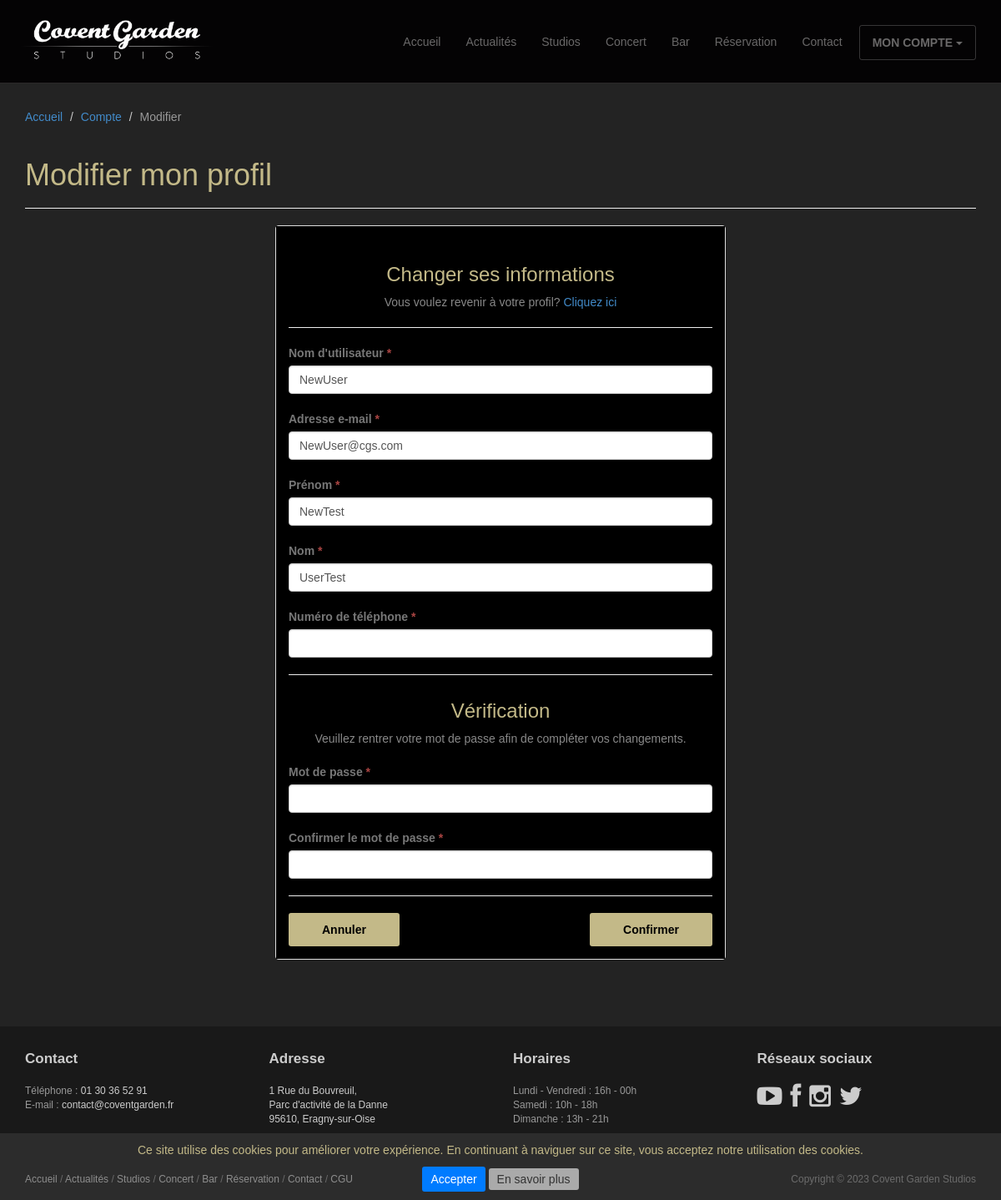
The app's page /compte/modifier/ (signed in), older data.
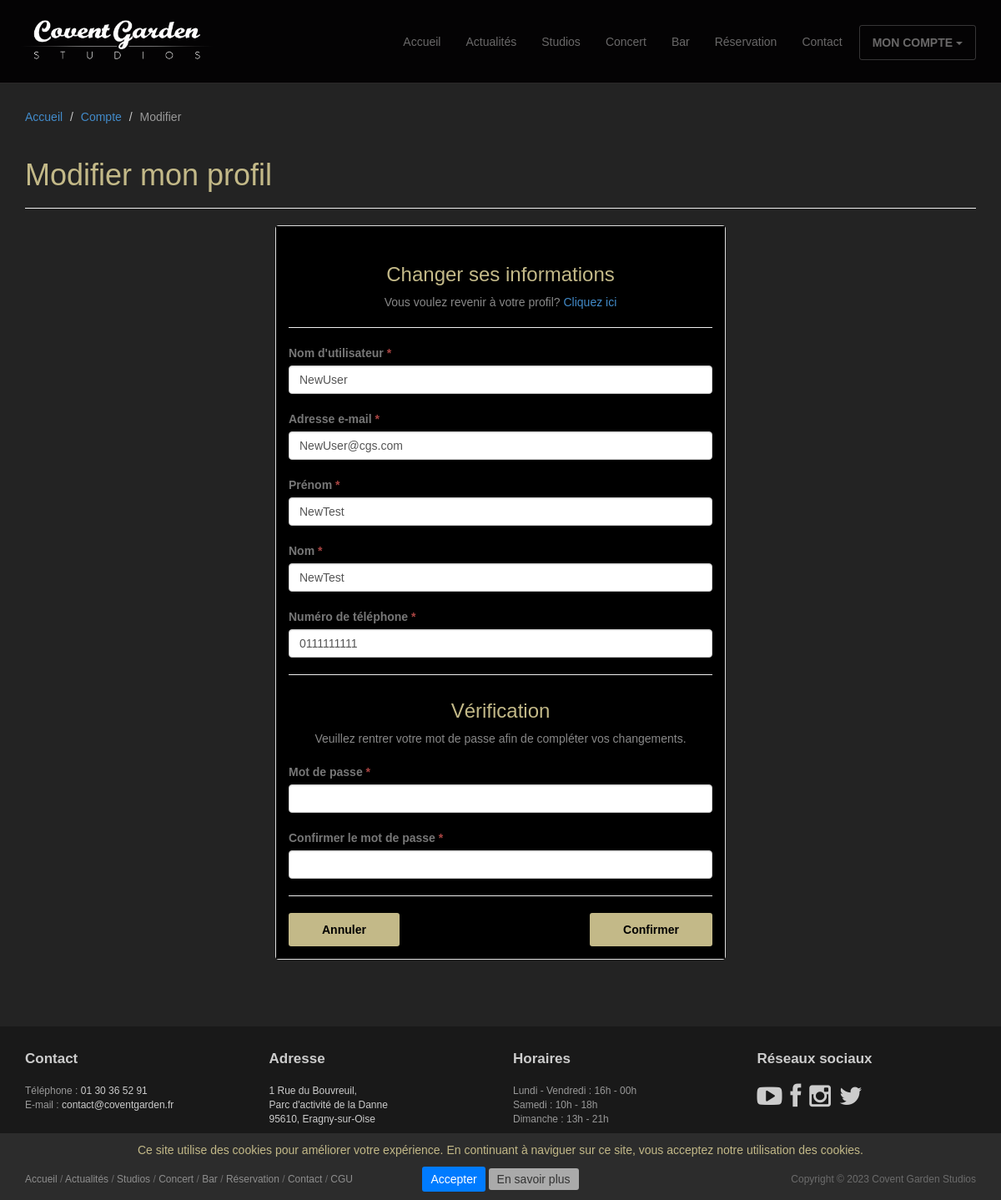
The same page, newer data.
### studios/models.py (models this page shows, shortened)
class CustomUser(AbstractUser):
    username = MODEL_USERNAME
    email = MODEL_EMAIL
    last_name = MODEL_LAST_NAME
    first_name = MODEL_FIRST_NAME
    phone = MODEL_PHONE
    password = MODEL_PASSWORD
    password_confirm = MODEL_PASSWORD_CONFIRM

### studios/views.py (the view, shortened to what this page needs)
# urls.py: path('compte/modifier/', views.ProfileUpdateView.as_view(), name='profile_update'),
class ProfileUpdateView(LoginRequiredMixin, View):
    redirect_field_name = ''
    form_class = ProfileUpdateForm
    form_confirm_class = ProfileUpdateConfirmForm
    template_name = "profile/profile_update.html"
    context = {
        "title": "Modifier mon profil",
        "breadcrumb": [
            {"view": "home", "name": "Accueil"},
            {"view": "profile_detail", "name": "Compte"},
            {"view": None, "name": "Modifier"}],
    }
    def get(self, request):
        self.context["form"] = self.form_class(user=request.user, instance=request.user)
        self.context["form_confirm"] = self.form_confirm_class(user=request.user)
        return render(request, self.template_name, self.context)

### studios/forms.py (shortened to what this page needs)
class ProfileUpdateForm(forms.ModelForm):
    class Meta:
        model = CustomUser
        fields = ('username', 'email', 'last_name', 'first_name', 'phone')
    def __init__(self, user, *args, **kwargs):
        self.user = user
        super().__init__(*args, **kwargs)
        for visible in self.visible_fields():
            visible.field.widget.attrs['class'] = 'form-control'

class ProfileUpdateConfirmForm(forms.Form):
    error_messages = {
        'password_match': "Le mot de passe ne correspond pas au mot de passe défini.",
        'password_mismatch': "Les deux mots de passes ne correspondent pas.",
    }
    password = FORM_PASSWORD
    password_confirm = FORM_PASSWORD_CONFIRM
    def __init__(self, user, *args, **kwargs):
        self.user = user
        super().__init__(*args, **kwargs)
        for visible in self.visible_fields():
            visible.field.widget.attrs['class'] = 'form-control'

### studios/templates/profile/profile_update.html (shortened to what this page needs)
{% extends 'base/base.html' %}
{% load static %}
{% block header %}
<header id="head" class="secondary"></header>
{% endblock %}
{% block page_header %}
<header class="page-header">
	<h1 class="page-title">{{title}}</h1>
</header>
{% endblock %}
{% block content %}
<form method="post">
	<div class="col-md-6 col-md-offset-3 col-sm-8 col-sm-offset-2">
		<div class="panel panel-default">
			<div class="panel-body">
				<h3 class="thin text-center">Changer ses informations</h3>
				<p class="text-center text-muted">Vous voulez revenir à votre profil? <a href="{% url 'profile_detail' %}">Cliquez ici</a></p>
				<hr>
				{% include "base/base_form.html" %}
				<hr>
				<h3 class="thin text-center">Vérification</h3>
				<p class="text-center text-muted">Veuillez rentrer votre mot de passe afin de compléter vos changements.</a></p>
				{% include "base/base_form_confirm.html" %}
				<hr>
				<div class="row">
					<div class="col-lg-6 text-left">
						<button class="btn btn-action" type="button" onclick="window.location.href='{% url 'profile_detail' %}'">Annuler</button>
					</div>
					<div class="col-lg-6 text-right">
						<button class="btn btn-action" type="submit">Confirmer</button>
					</div>
				</div>
			</div>
		</div>
	</div>
</form>
{% endblock %}

### studios/templates/base/base_form.html (shortened to what this page needs)
{% for field in form %}
	<div class="top-margin">
		<label for="{{ field.id_for_label }}">
			{{ field.label }}
			{% if field.field.required %}<span class="text-danger">*</span>{% endif %}
		</label>
		{{ field }}
	</div>
{% endfor %}

### studios/templates/base/base_form_confirm.html (shortened to what this page needs)
{% for field in form_confirm %}
	<div class="top-margin">
		<label for="{{ field.id_for_label }}">
			{{ field.label }}
			{% if field.field.required %}<span class="text-danger">*</span>{% endif %}
		</label>
		{{ field }}
	</div>
{% endfor %}

Row changes from the older to the newer data that the page shows:
changed CustomUser "NewUser": first_name "UserTest" → "NewTest"; phone (not shown) → "0111111111"
